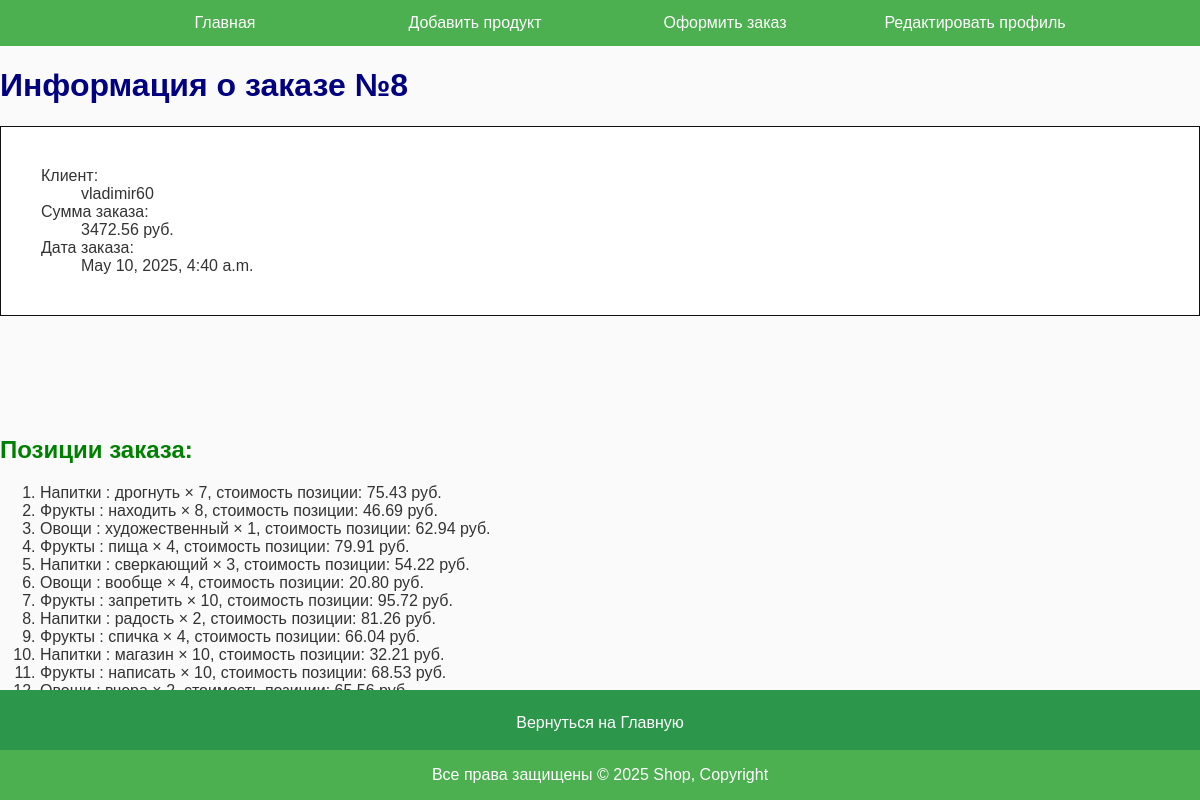
Page /orders/8/ on the committed database.
### shop/models.py (models this page shows, shortened)
class Order(models.Model):
    client = models.ForeignKey(User, on_delete=models.CASCADE)
    products = models.ManyToManyField(Product, through='OrderItem')
    total_amount = models.DecimalField(max_digits=10, decimal_places=2)
    order_date = models.DateTimeField(auto_now_add=True)

class OrderItem(models.Model):
    product = models.ForeignKey(Product, on_delete=models.CASCADE)
    order = models.ForeignKey(Order, on_delete=models.CASCADE)
    quantity = models.PositiveIntegerField(default=1)

class Product(models.Model):
    name = models.CharField(max_length=100)
    description = models.TextField()
    price = models.DecimalField(max_digits=8, decimal_places=2)
    quantity = models.PositiveIntegerField(default=0)
    added_date = models.DateTimeField(auto_now_add=True)

### shop/views.py (the view)
# urls.py: path('orders/<int:order_id>/', order_detail, name='order_detail'),
def order_detail(request, order_id):
    order = get_object_or_404(Order, id=order_id)
    order_items = OrderItem.objects.filter(order=order)
    return render(request, 'order_detail.html', {'order': order, 'order_items': order_items})

### shop/templates/order_detail.html (shortened to what this page needs)
{% extends 'base.html' %}
{% block content %}
<h1>Информация о заказе №{{ order.id }}</h1>
<dl class="border">
    <dt>Клиент:</dt>
    <dd>{{ order.client.username }}</dd>
    <dt>Сумма заказа:</dt>
    <dd>{{ order.total_amount }} руб.</dd>
    <dt>Дата заказа:</dt>
    <dd>{{ order.order_date }}</dd>
</dl>
<h2>Позиции заказа:</h2>
<ol>
    {% for item in order_items %}
    <li>{{ item.product.name }} × {{ item.quantity }}, стоимость позиции: {{ item.product.price|floatformat:"2"}} руб.</li>
    {% empty %}
    <li>Нет позиций в заказе.</li>
    {% endfor %}
</ol>
{% include 'footer_top.html' %}
{% endblock %}

### shop/static/css/styles.css (style rules this page uses)
body { font-family: Arial, Helvetica, sans-serif; background-color: #fafafa; color: #333; margin: 0 auto; padding: 0; max-width: 1200px; }
h1 { color: navy; }
h2 { color: green; }
.border { background: #ffffff; border: 1px solid #0f0f0f; padding: 40px; margin-bottom: 120px; }

### rows in the picture
Order: id "8", client.username "vladimir60", total_amount "3472.56", order_date "May 10, 2025, 4:40 a.m."
OrderItem: product.name "Напитки : дрогнуть", quantity "7", product.price "75.43"
OrderItem: product.name "Фрукты : находить", quantity "8", product.price "46.69"
OrderItem: product.name "Овощи : художественный", quantity "1", product.price "62.94"
OrderItem: product.name "Фрукты : пища", quantity "4", product.price "79.91"
OrderItem: product.name "Напитки : сверкающий", quantity "3", product.price "54.22"
OrderItem: product.name "Овощи : вообще", quantity "4", product.price "20.80"
OrderItem: product.name "Фрукты : запретить", quantity "10", product.price "95.72"
OrderItem: product.name "Напитки : радость", quantity "2", product.price "81.26"
OrderItem: product.name "Фрукты : спичка", quantity "4", product.price "66.04"
OrderItem: product.name "Напитки : магазин", quantity "10", product.price "32.21"
OrderItem: product.name "Фрукты : написать", quantity "10", product.price "68.53"
